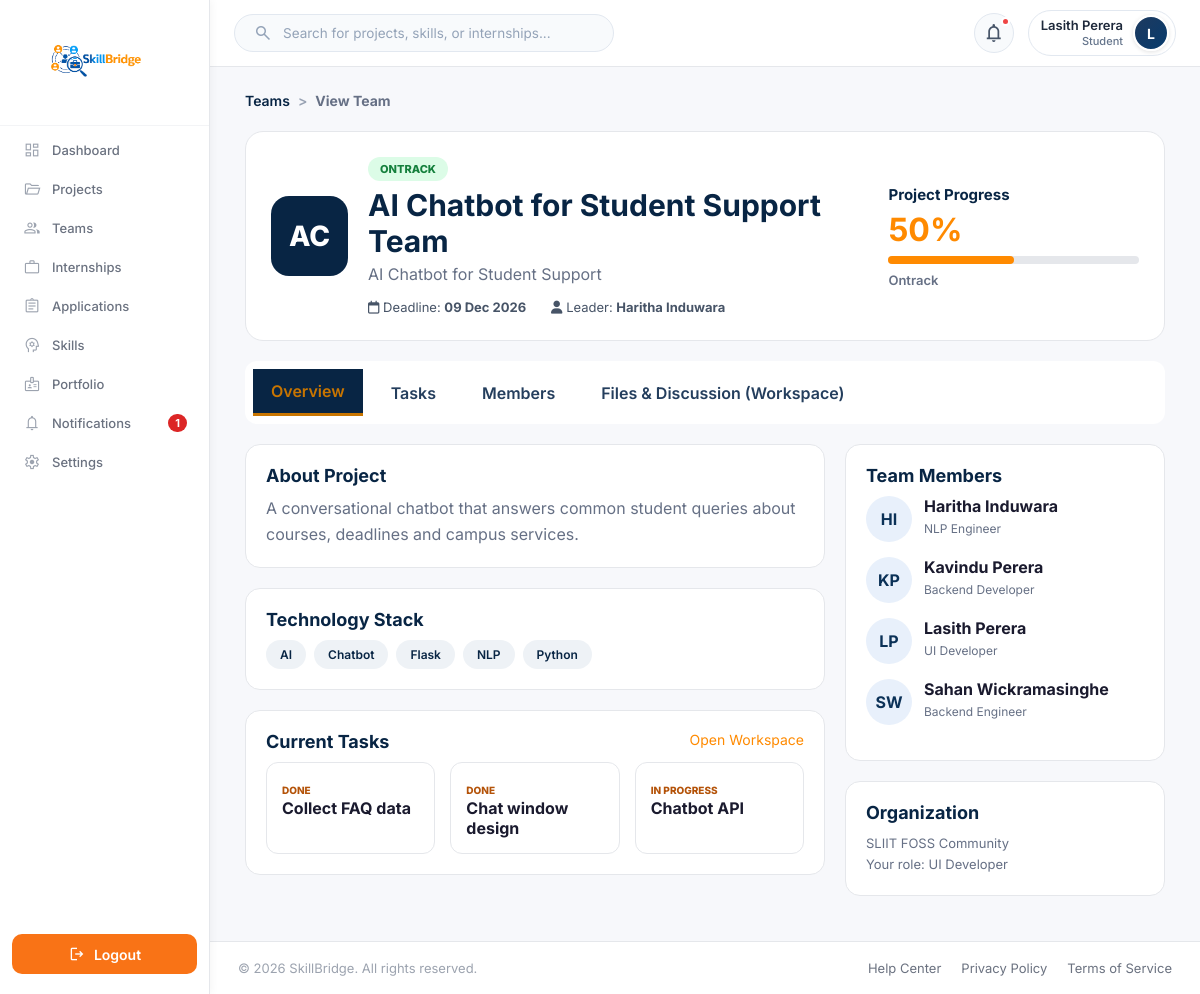
Page /Functions/Student/view_team.php?id=5 (signed in) on the committed database.
### tables this page shows
CREATE TABLE `user` (
  `Email` varchar(100) NOT NULL,
  `password` varchar(100) NOT NULL,
  `role` varchar(100) NOT NULL,
  `status` varchar(20) NOT NULL DEFAULT 'De-Active',
  `verification_code` varchar(20) NOT NULL,
  `created_at` timestamp NULL DEFAULT current_timestamp()
);

CREATE TABLE `org_teams` (
  `id` int(11) NOT NULL,
  `project_id` int(11) NOT NULL,
  `name` varchar(100) NOT NULL,
  `leader_email` varchar(100) NOT NULL,
  `deadline` date DEFAULT NULL,
  `status` varchar(20) NOT NULL DEFAULT 'ontrack',
  `created_at` timestamp NOT NULL DEFAULT current_timestamp()
);

CREATE TABLE `projects` (
  `id` int(11) NOT NULL,
  `organization_email` varchar(100) NOT NULL,
  `category_id` int(11) DEFAULT NULL,
  `title` varchar(255) NOT NULL,
  `icon` varchar(50) DEFAULT '?',
  `description` text DEFAULT NULL,
  `learning_objectives` text DEFAULT NULL,
  `expected_outcomes` text DEFAULT NULL,
  `difficulty` varchar(30) DEFAULT 'Intermediate',
  `duration_weeks` int(11) DEFAULT NULL,
  `members` int(11) DEFAULT 1,
  `preferred_year` varchar(20) DEFAULT 'Any Year',
  `deadline` date DEFAULT NULL,
  `visibility` varchar(20) DEFAULT 'Public',
  `status` varchar(30) DEFAULT 'reviewing',
  `posted_at` timestamp NOT NULL DEFAULT current_timestamp()
);

CREATE TABLE `team_tasks` (
  `task_id` int(11) NOT NULL,
  `team_id` int(11) NOT NULL,
  `assigned_to` varchar(100) DEFAULT NULL,
  `title` varchar(255) NOT NULL,
  `description` text DEFAULT NULL,
  `due_date` date DEFAULT NULL,
  `status` varchar(30) NOT NULL DEFAULT 'Todo',
  `created_at` timestamp NOT NULL DEFAULT current_timestamp()
);

CREATE TABLE `org_team_members` (
  `team_id` int(11) NOT NULL,
  `Email` varchar(100) NOT NULL,
  `role` varchar(50) DEFAULT NULL
);

CREATE TABLE `organization` (
  `Email` varchar(100) NOT NULL,
  `Name` varchar(100) NOT NULL,
  `orgtype` varchar(100) NOT NULL,
  `contactPersonName` varchar(100) NOT NULL,
  `contactNumber` varchar(17) NOT NULL,
  `website` varchar(200) NOT NULL,
  `location` varchar(100) NOT NULL,
  `about` text DEFAULT NULL,
  `linkedin` varchar(200) DEFAULT NULL,
  `twitter` varchar(200) DEFAULT NULL,
  `facebook` varchar(200) DEFAULT NULL,
  `logo` varchar(255) DEFAULT NULL
);

### Functions/Student/view_team.php (the view, shortened to what the rows shown need)
<?php
require_once __DIR__ . '/team_bootstrap.php';
$id = (int) ($_GET['id'] ?? $_GET['team_id'] ?? 0);
$projectId = (int) ($_GET['project_id'] ?? 0);
$team = null;
if ($id > 0) {
    $team = $teamRepository->team($email, $id);
} elseif ($projectId > 0) {
    $team = $teamRepository->teamByProject($email, $projectId);
    if ($team) {
        $id = (int) $team['id'];
    }
}
$members = $teamRepository->members($email, (int) $id);
$tasks = $teamRepository->tasks($email, (int) $id);
$isCompleted = strtolower((string) $team['status']) === 'completed';
$extra_css = '<link rel="stylesheet" href="../../Assets/CSS/Student/view_team.css?v=' . filemtime(__DIR__ . '/../../Assets/CSS/view_team.css') . '">';
include __DIR__ . '/../../Includes/student_sidebar.php';
include __DIR__ . '/../../Includes/dash_header.php';
?>
<main class="content view-team-page">
    <section class="team-banner">
        <div class="team-banner-left">
            <div class="large-team-logo"><?= teamEsc(teamInitials((string) $team['name'])) ?></div>
            <div>
                <span class="team-status"><?= teamEsc(strtoupper(teamStatus((string) $team['status']))) ?></span>
                <h1><?= teamEsc($team['name']) ?></h1>
                <p><?= teamEsc($team['project_title']) ?></p>
                <div class="team-meta">
                    <span><i class="fa-regular fa-calendar"></i> Deadline: <strong><?= teamEsc(teamDate($team['deadline'])) ?></strong></span>
                    <span><i class="fa-solid fa-user"></i> Leader: <strong><?= teamEsc($team['leader_name']) ?></strong></span>
                </div>
            </div>
        </div>
        <div class="team-progress-card">
            <h3>Project Progress</h3><strong><?= (int) $team['progress'] ?>%</strong>
            <div class="progress-track"><div style="width: <?= (int) $team['progress'] ?>%"></div></div>
            <p><?= teamEsc(teamStatus((string) $team['status'])) ?></p>
        </div>
    </section>
    <section class="team-layout" id="overview">
        <div class="team-main">
            <div class="detail-card"><h2>About Project</h2><p><?= nl2br(teamEsc($team['project_description'])) ?></p></div>
            <div class="detail-card"><h2>Technology Stack</h2><div class="skill-list"><?php foreach ($team['technologies'] as $technology): ?><span><?= teamEsc($technology) ?></span><?php endforeach; ?></div></div>
            <div class="detail-card" id="tasks">
                <div class="card-title-row"><h2>Current Tasks</h2><a href="team_workspace.php?id=<?= (int) $id ?>"><?= $isCompleted ? 'View Workspace' : 'Open Workspace' ?></a></div>
                <div class="task-preview">
                    <?php if ($tasks): foreach (array_slice($tasks, 0, 3) as $task): ?>
                        <div><span><?= teamEsc(strtoupper((string) $task['status'])) ?></span><h4><?= teamEsc($task['title']) ?></h4></div>
                    <?php endforeach; else: ?><p>No tasks are available for this team.</p><?php endif; ?>
                </div>
            </div>
        </div>
        <aside class="team-sidebar" id="members">
            <div class="detail-card"><h2>Team Members</h2>
                <?php foreach ($members as $member): ?>
                    <div class="member-item"><span class="team-person-initial"><?= teamEsc(teamInitials((string) $member['name'])) ?></span><div><strong><?= teamEsc($member['name']) ?></strong><p><?= teamEsc($member['role'] ?: (strtolower((string) $member['Email']) === strtolower((string) $team['leader_email']) ? 'Team Leader' : 'Member')) ?></p></div></div>
                <?php endforeach; ?>
            </div>
            <div class="detail-card activity-card"><h2>Organization</h2><p><?= teamEsc($team['organization_name']) ?></p><p>Your role: <?= teamEsc($team['member_role'] ?: 'Member') ?></p></div>
        </aside>
    </section>
</main>
<?php include __DIR__ . '/../../Includes/dash_footer.php'; ?>

### Includes/dash_header.php (shortened to what the rows shown need)
<?php
require_once __DIR__ . '/../Session/Session.php';
require_once __DIR__ . '/../Config/db.php';
$user = function_exists('current_user') ? current_user() : null;
$name = "User";
$role = "Student";
if($user && isset($conn)){
    $name = $user['username'] ?? $user['Name'] ?? "User";
    $email = $user['Email'] ?? $user['email'] ?? null;
    if(!empty($user['role'])){
        $role = ucfirst($user['role']);
    }
    if($email){
        $sql = "
            SELECT
                u.Email,
                u.role,
                COALESCE(s.Name, a.Name,c.Name, o.Name) AS db_name,
                COALESCE(s.profile_image, a.profile_image, c.profile_img) AS profile_image
            FROM user u
            LEFT JOIN student s ON u.Email = s.Email
            LEFT JOIN admin a ON u.Email = a.Email
            LEFT JOIN company c ON u.Email = c.Email
            LEFT JOIN organization o ON u.Email = o.Email
            WHERE u.Email = ?
            LIMIT 1
        ";
        $stmt = $conn->prepare($sql);
        if($stmt){
            $stmt->bind_param("s", $email);
            $stmt->execute();
            $result = $stmt->get_result();
            if($data = $result->fetch_assoc()){
                if(!empty($data['db_name'])){
                    $name = $data['db_name'];
                }
                if(!empty($data['role'])){
                    $role = ucfirst($data['role']);
                }
            }
        }
    }
}
$base_url = $GLOBALS['BASE_URL'] ?? '/Skill_Bridge_Group_Project';
$currentRoleFolder = ucfirst($role ?: "Student");
$profile_dir = is_dir(__DIR__ . '/../Functions/' . $currentRoleFolder)
    ? 'Functions/' . $currentRoleFolder
    : 'Functions/Dashboards/' . ($role ?: 'Student');
$profile_file = __DIR__ . '/../' . $profile_dir . '/profile.php';
$profile_url = file_exists($profile_file)
    ? $base_url . "/" . $profile_dir . "/profile.php"
    : "";
?>
<link rel="stylesheet" href="<?php echo $base_url; ?>/Assets/CSS/header.css?v=<?php echo time(); ?>">
<header class="top-header">
    <div class="header-right">
        <div class="profile" <?php if (!empty($profile_url)): ?>onclick="window.location.href='<?php echo htmlspecialchars($profile_url); ?>'" title="Edit Profile & Settings"<?php endif; ?>>
            <div class="profile-info">
                <h4><?php echo htmlspecialchars($name); ?></h4>
                <small><?php echo htmlspecialchars($role); ?></small>
            </div>
        </div>
    </div>
</header>

### rows in the picture
user: role "Student"
org_teams: name "AC", status "ONTRACK", name "AI Chatbot for Student Support Team", deadline "09 Dec 2026", status "Ontrack"
projects: title "AI Chatbot for Student Support", description "A conversational chatbot that answers common student queries about courses, deadlines and campus services."
team_tasks: status "DONE", title "Collect FAQ data"
team_tasks: status "DONE", title "Chat window design"
team_tasks: status "IN PROGRESS", title "Chatbot API"
org_team_members: name "HI", name "Haritha Induwara", role "NLP Engineer"
org_team_members: name "KP", name "Kavindu Perera", role "Backend Developer"
org_team_members: name "LP", name "Lasith Perera", role "UI Developer"
org_team_members: name "SW", name "Sahan Wickramasinghe", role "Backend Engineer"
organization: Name "SLIIT FOSS Community"

### other values in the picture
$studentUnreadNotifications "1"
$name "Lasith Perera"
$initial "L"
teamEsc($team['leader_name']) "Haritha Induwara"
$team['progress'] "50"
teamEsc($technology) "AI"
teamEsc($technology) "Chatbot"
teamEsc($technology) "Flask"
teamEsc($technology) "NLP"
teamEsc($technology) "Python"
teamEsc($team['member_role'] ?: 'Member') "UI Developer"
